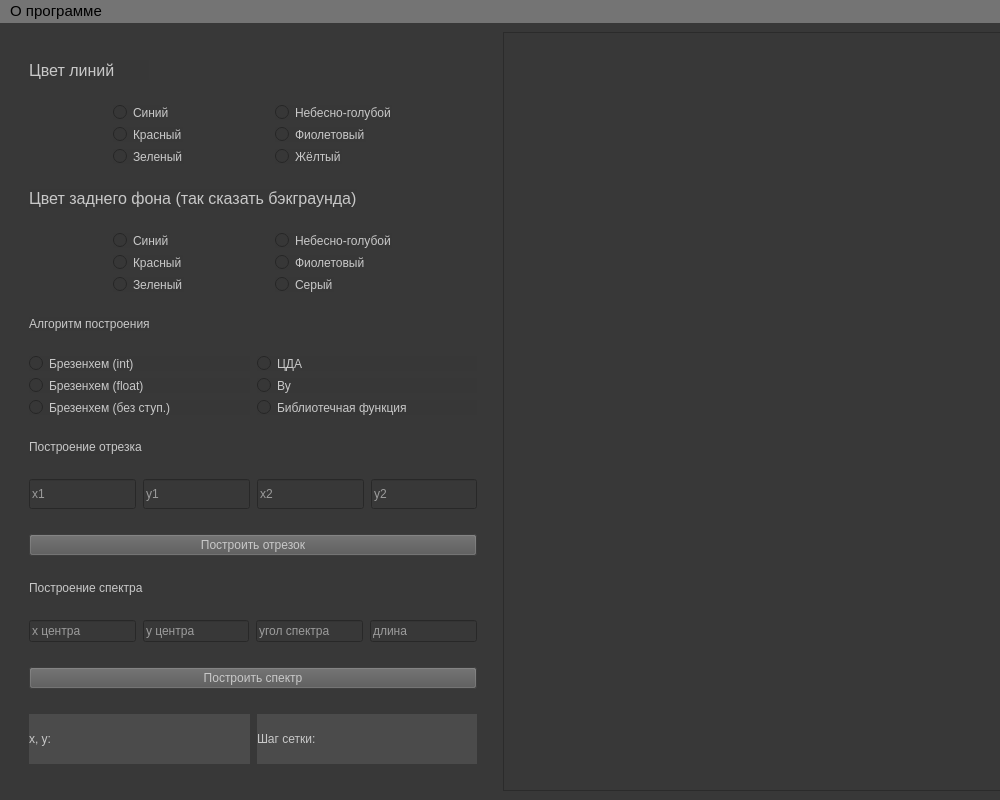
<?xml version="1.0" encoding="UTF-8"?>
<ui version="4.0">
 <class>MainWindow</class>
 <widget class="QMainWindow" name="MainWindow">
  <property name="enabled">
   <bool>true</bool>
  </property>
  <property name="geometry">
   <rect>
    <x>0</x>
    <y>0</y>
    <width>1000</width>
    <height>800</height>
   </rect>
  </property>
  <property name="sizePolicy">
   <sizepolicy hsizetype="Fixed" vsizetype="Fixed">
    <horstretch>0</horstretch>
    <verstretch>0</verstretch>
   </sizepolicy>
  </property>
  <property name="minimumSize">
   <size>
    <width>1000</width>
    <height>800</height>
   </size>
  </property>
  <property name="font">
   <font>
    <family>Arial</family>
    <pointsize>11</pointsize>
    <bold>false</bold>
   </font>
  </property>
  <property name="windowTitle">
   <string>lab_03</string>
  </property>
  <property name="autoFillBackground">
   <bool>false</bool>
  </property>
  <property name="styleSheet">
   <string notr="true">background-color: rgb(56, 56, 56);</string>
  </property>
  <widget class="QWidget" name="centralwidget">
   <property name="sizePolicy">
    <sizepolicy hsizetype="Expanding" vsizetype="Expanding">
     <horstretch>0</horstretch>
     <verstretch>0</verstretch>
    </sizepolicy>
   </property>
   <layout class="QGridLayout" name="gridLayout">
    <item row="0" column="1">
     <widget class="QGraphicsView" name="graphicsView">
      <property name="sizePolicy">
       <sizepolicy hsizetype="Expanding" vsizetype="Expanding">
        <horstretch>100</horstretch>
        <verstretch>100</verstretch>
       </sizepolicy>
      </property>
      <property name="minimumSize">
       <size>
        <width>600</width>
        <height>0</height>
       </size>
      </property>
      <property name="maximumSize">
       <size>
        <width>1600</width>
        <height>900</height>
       </size>
      </property>
     </widget>
    </item>
    <item row="0" column="0">
     <layout class="QVBoxLayout" name="verticalLayout" stretch="0,0,0,0,0,0,0,0,0,0,0,0,0">
      <property name="spacing">
       <number>7</number>
      </property>
      <property name="leftMargin">
       <number>20</number>
      </property>
      <property name="topMargin">
       <number>10</number>
      </property>
      <property name="rightMargin">
       <number>20</number>
      </property>
      <property name="bottomMargin">
       <number>0</number>
      </property>
      <item>
       <widget class="QLabel" name="line_color_label">
        <property name="sizePolicy">
         <sizepolicy hsizetype="Fixed" vsizetype="Fixed">
          <horstretch>0</horstretch>
          <verstretch>0</verstretch>
         </sizepolicy>
        </property>
        <property name="maximumSize">
         <size>
          <width>120</width>
          <height>20</height>
         </size>
        </property>
        <property name="font">
         <font>
          <family>Segoe UI</family>
          <pointsize>12</pointsize>
          <italic>false</italic>
          <bold>false</bold>
         </font>
        </property>
        <property name="styleSheet">
         <string notr="true">color: rgb(200, 200, 200);
font: 12pt &quot;Segoe UI&quot;;
border-color: rgb(131, 131, 131);
gridline-color: rgb(95, 95, 95);
background-color: rgb(55, 55, 55);</string>
        </property>
        <property name="text">
         <string>Цвет линий</string>
        </property>
       </widget>
      </item>
      <item>
       <layout class="QVBoxLayout" name="verticalLayout_2">
        <item>
         <layout class="QHBoxLayout" name="horizontalLayout_2">
          <item>
           <layout class="QVBoxLayout" name="verticalLayout_4">
            <item>
             <widget class="QRadioButton" name="blue_line_rbutton">
              <property name="sizePolicy">
               <sizepolicy hsizetype="Fixed" vsizetype="Fixed">
                <horstretch>0</horstretch>
                <verstretch>0</verstretch>
               </sizepolicy>
              </property>
              <property name="styleSheet">
               <string notr="true">color: rgb(200, 200, 200);
font: 11pt &quot;Segoe UI&quot;;
border-color: rgb(131, 131, 131);
gridline-color: rgb(95, 95, 95);
background-color: rgb(55, 55, 55);</string>
              </property>
              <property name="text">
               <string>Синий</string>
              </property>
             </widget>
            </item>
            <item>
             <widget class="QRadioButton" name="red_line_rbutton">
              <property name="sizePolicy">
               <sizepolicy hsizetype="Fixed" vsizetype="Fixed">
                <horstretch>0</horstretch>
                <verstretch>0</verstretch>
               </sizepolicy>
              </property>
              <property name="styleSheet">
               <string notr="true">color: rgb(200, 200, 200);
border-color: rgb(131, 131, 131);
gridline-color: rgb(95, 95, 95);
background-color: rgb(55, 55, 55);
font: 11pt &quot;Segoe UI&quot;;</string>
              </property>
              <property name="text">
               <string>Красный</string>
              </property>
             </widget>
            </item>
            <item>
             <widget class="QRadioButton" name="green_line_rbutton">
              <property name="sizePolicy">
               <sizepolicy hsizetype="Fixed" vsizetype="Fixed">
                <horstretch>0</horstretch>
                <verstretch>0</verstretch>
               </sizepolicy>
              </property>
              <property name="styleSheet">
               <string notr="true">color: rgb(200, 200, 200);
border-color: rgb(131, 131, 131);
gridline-color: rgb(95, 95, 95);
background-color: rgb(55, 55, 55);
font: 11pt &quot;Segoe UI&quot;;</string>
              </property>
              <property name="text">
               <string>Зеленый</string>
              </property>
             </widget>
            </item>
           </layout>
          </item>
          <item>
           <layout class="QVBoxLayout" name="verticalLayout_3">
            <item>
             <widget class="QRadioButton" name="aqua_line_rbutton">
              <property name="sizePolicy">
               <sizepolicy hsizetype="Fixed" vsizetype="Fixed">
                <horstretch>0</horstretch>
                <verstretch>0</verstretch>
               </sizepolicy>
              </property>
              <property name="styleSheet">
               <string notr="true">color: rgb(200, 200, 200);
border-color: rgb(131, 131, 131);
gridline-color: rgb(95, 95, 95);
background-color: rgb(55, 55, 55);
font: 11pt &quot;Segoe UI&quot;;</string>
              </property>
              <property name="text">
               <string>Небесно-голубой</string>
              </property>
             </widget>
            </item>
            <item>
             <widget class="QRadioButton" name="purple_line_rbutton">
              <property name="sizePolicy">
               <sizepolicy hsizetype="Fixed" vsizetype="Fixed">
                <horstretch>0</horstretch>
                <verstretch>0</verstretch>
               </sizepolicy>
              </property>
              <property name="styleSheet">
               <string notr="true">color: rgb(200, 200, 200);
border-color: rgb(131, 131, 131);
gridline-color: rgb(95, 95, 95);
background-color: rgb(55, 55, 55);
font: 11pt &quot;Segoe UI&quot;;</string>
              </property>
              <property name="text">
               <string>Фиолетовый</string>
              </property>
             </widget>
            </item>
            <item>
             <widget class="QRadioButton" name="yellow_line_rbutton">
              <property name="sizePolicy">
               <sizepolicy hsizetype="Fixed" vsizetype="Fixed">
                <horstretch>0</horstretch>
                <verstretch>0</verstretch>
               </sizepolicy>
              </property>
              <property name="styleSheet">
               <string notr="true">color: rgb(200, 200, 200);
border-color: rgb(131, 131, 131);
gridline-color: rgb(95, 95, 95);
background-color: rgb(55, 55, 55);
font: 11pt &quot;Segoe UI&quot;;
</string>
              </property>
              <property name="text">
               <string>Жёлтый</string>
              </property>
             </widget>
            </item>
           </layout>
          </item>
         </layout>
        </item>
       </layout>
      </item>
      <item>
       <widget class="QLabel" name="bg_color_label">
        <property name="sizePolicy">
         <sizepolicy hsizetype="Fixed" vsizetype="Fixed">
          <horstretch>0</horstretch>
          <verstretch>0</verstretch>
         </sizepolicy>
        </property>
        <property name="font">
         <font>
          <family>Segoe UI</family>
          <pointsize>12</pointsize>
          <italic>false</italic>
          <bold>false</bold>
         </font>
        </property>
        <property name="styleSheet">
         <string notr="true">color: rgb(200, 200, 200);
border-color: rgb(131, 131, 131);
gridline-color: rgb(95, 95, 95);
background-color: rgb(55, 55, 55);
font: 12pt &quot;Segoe UI&quot;;</string>
        </property>
        <property name="text">
         <string>Цвет заднего фона (так сказать бэкграунда)</string>
        </property>
       </widget>
      </item>
      <item>
       <layout class="QHBoxLayout" name="horizontalLayout_4">
        <item>
         <layout class="QVBoxLayout" name="verticalLayout_5">
          <item>
           <widget class="QRadioButton" name="blue_bg_rbutton">
            <property name="sizePolicy">
             <sizepolicy hsizetype="Fixed" vsizetype="Fixed">
              <horstretch>0</horstretch>
              <verstretch>0</verstretch>
             </sizepolicy>
            </property>
            <property name="styleSheet">
             <string notr="true">color: rgb(200, 200, 200);
border-color: rgb(131, 131, 131);
gridline-color: rgb(95, 95, 95);
background-color: rgb(55, 55, 55);
font: 11pt &quot;Segoe UI&quot;;</string>
            </property>
            <property name="text">
             <string>Синий</string>
            </property>
           </widget>
          </item>
          <item>
           <widget class="QRadioButton" name="red_bg_rbutton">
            <property name="sizePolicy">
             <sizepolicy hsizetype="Fixed" vsizetype="Fixed">
              <horstretch>0</horstretch>
              <verstretch>0</verstretch>
             </sizepolicy>
            </property>
            <property name="styleSheet">
             <string notr="true">color: rgb(200, 200, 200);
border-color: rgb(131, 131, 131);
gridline-color: rgb(95, 95, 95);
background-color: rgb(55, 55, 55);
font: 11pt &quot;Segoe UI&quot;;</string>
            </property>
            <property name="text">
             <string>Красный</string>
            </property>
           </widget>
          </item>
          <item>
           <widget class="QRadioButton" name="green_bg_rbutton">
            <property name="sizePolicy">
             <sizepolicy hsizetype="Fixed" vsizetype="Fixed">
              <horstretch>0</horstretch>
              <verstretch>0</verstretch>
             </sizepolicy>
            </property>
            <property name="styleSheet">
             <string notr="true">color: rgb(200, 200, 200);
border-color: rgb(131, 131, 131);
gridline-color: rgb(95, 95, 95);
background-color: rgb(55, 55, 55);
font: 11pt &quot;Segoe UI&quot;;</string>
            </property>
            <property name="text">
             <string>Зеленый</string>
            </property>
           </widget>
          </item>
         </layout>
        </item>
        <item>
         <layout class="QVBoxLayout" name="verticalLayout_6">
          <item>
           <widget class="QRadioButton" name="aqua_bg_rbutton">
            <property name="sizePolicy">
             <sizepolicy hsizetype="Fixed" vsizetype="Fixed">
              <horstretch>0</horstretch>
              <verstretch>0</verstretch>
             </sizepolicy>
            </property>
            <property name="styleSheet">
             <string notr="true">color: rgb(200, 200, 200);
border-color: rgb(131, 131, 131);
gridline-color: rgb(95, 95, 95);
background-color: rgb(55, 55, 55);
font: 11pt &quot;Segoe UI&quot;;</string>
            </property>
            <property name="text">
             <string>Небесно-голубой</string>
            </property>
           </widget>
          </item>
          <item>
           <widget class="QRadioButton" name="purple_bg_rbutton">
            <property name="sizePolicy">
             <sizepolicy hsizetype="Fixed" vsizetype="Fixed">
              <horstretch>0</horstretch>
              <verstretch>0</verstretch>
             </sizepolicy>
            </property>
            <property name="styleSheet">
             <string notr="true">color: rgb(200, 200, 200);
border-color: rgb(131, 131, 131);
gridline-color: rgb(95, 95, 95);
background-color: rgb(55, 55, 55);
font: 11pt &quot;Segoe UI&quot;;</string>
            </property>
            <property name="text">
             <string>Фиолетовый</string>
            </property>
           </widget>
          </item>
          <item>
           <widget class="QRadioButton" name="gray_bg_rbutton">
            <property name="sizePolicy">
             <sizepolicy hsizetype="Fixed" vsizetype="Fixed">
              <horstretch>0</horstretch>
              <verstretch>0</verstretch>
             </sizepolicy>
            </property>
            <property name="styleSheet">
             <string notr="true">color: rgb(200, 200, 200);
border-color: rgb(131, 131, 131);
gridline-color: rgb(95, 95, 95);
background-color: rgb(55, 55, 55);
font: 11pt &quot;Segoe UI&quot;;</string>
            </property>
            <property name="text">
             <string>Серый</string>
            </property>
           </widget>
          </item>
         </layout>
        </item>
       </layout>
      </item>
      <item>
       <widget class="QLabel" name="rotate_label">
        <property name="sizePolicy">
         <sizepolicy hsizetype="Fixed" vsizetype="Fixed">
          <horstretch>0</horstretch>
          <verstretch>0</verstretch>
         </sizepolicy>
        </property>
        <property name="styleSheet">
         <string notr="true">color: rgb(200, 200, 200);
border-color: rgb(131, 131, 131);
gridline-color: rgb(95, 95, 95);
background-color: rgb(55, 55, 55);
font: 12pt &quot;Segoe UI&quot;;</string>
        </property>
        <property name="text">
         <string>Алгоритм построения</string>
        </property>
       </widget>
      </item>
      <item>
       <layout class="QHBoxLayout" name="horizontalLayout_6">
        <item>
         <layout class="QVBoxLayout" name="verticalLayout_8">
          <item>
           <widget class="QRadioButton" name="brezenhem_int_rbutton">
            <property name="styleSheet">
             <string notr="true">color: rgb(200, 200, 200);
border-color: rgb(131, 131, 131);
gridline-color: rgb(95, 95, 95);
background-color: rgb(55, 55, 55);
font: 11pt &quot;Segoe UI&quot;;
</string>
            </property>
            <property name="text">
             <string>Брезенхем (int)</string>
            </property>
           </widget>
          </item>
          <item>
           <widget class="QRadioButton" name="brezenhem_float_rbutton">
            <property name="styleSheet">
             <string notr="true">color: rgb(200, 200, 200);
border-color: rgb(131, 131, 131);
gridline-color: rgb(95, 95, 95);
background-color: rgb(55, 55, 55);
font: 11pt &quot;Segoe UI&quot;;</string>
            </property>
            <property name="text">
             <string>Брезенхем (float)</string>
            </property>
           </widget>
          </item>
          <item>
           <widget class="QRadioButton" name="brezenhem_st_rbutton">
            <property name="styleSheet">
             <string notr="true">color: rgb(200, 200, 200);
border-color: rgb(131, 131, 131);
gridline-color: rgb(95, 95, 95);
background-color: rgb(55, 55, 55);
font: 11pt &quot;Segoe UI&quot;;</string>
            </property>
            <property name="text">
             <string>Брезенхем (без ступ.)</string>
            </property>
           </widget>
          </item>
         </layout>
        </item>
        <item>
         <layout class="QVBoxLayout" name="verticalLayout_7">
          <item>
           <widget class="QRadioButton" name="cda_alg_rbutton">
            <property name="styleSheet">
             <string notr="true">color: rgb(200, 200, 200);
border-color: rgb(131, 131, 131);
gridline-color: rgb(95, 95, 95);
background-color: rgb(55, 55, 55);
font: 11pt &quot;Segoe UI&quot;;</string>
            </property>
            <property name="text">
             <string>ЦДА</string>
            </property>
           </widget>
          </item>
          <item>
           <widget class="QRadioButton" name="vu_alg_rbutton">
            <property name="styleSheet">
             <string notr="true">color: rgb(200, 200, 200);
border-color: rgb(131, 131, 131);
gridline-color: rgb(95, 95, 95);
background-color: rgb(55, 55, 55);
font: 11pt &quot;Segoe UI&quot;;</string>
            </property>
            <property name="text">
             <string>Ву</string>
            </property>
           </widget>
          </item>
          <item>
           <widget class="QRadioButton" name="bibl_alg_rbutton">
            <property name="styleSheet">
             <string notr="true">color: rgb(200, 200, 200);
border-color: rgb(131, 131, 131);
gridline-color: rgb(95, 95, 95);
background-color: rgb(55, 55, 55);
font: 11pt &quot;Segoe UI&quot;;</string>
            </property>
            <property name="text">
             <string>Библиотечная функция</string>
            </property>
           </widget>
          </item>
         </layout>
        </item>
       </layout>
      </item>
      <item>
       <widget class="QLabel" name="params_label">
        <property name="sizePolicy">
         <sizepolicy hsizetype="Fixed" vsizetype="Fixed">
          <horstretch>0</horstretch>
          <verstretch>0</verstretch>
         </sizepolicy>
        </property>
        <property name="styleSheet">
         <string notr="true">color: rgb(200, 200, 200);
border-color: rgb(131, 131, 131);
gridline-color: rgb(95, 95, 95);
background-color: rgb(55, 55, 55);
font: 10pt &quot;Segoe UI&quot;;</string>
        </property>
        <property name="text">
         <string>Построение отрезка</string>
        </property>
       </widget>
      </item>
      <item>
       <layout class="QHBoxLayout" name="horizontalLayout_11">
        <item>
         <widget class="QLineEdit" name="set_x1">
          <property name="sizePolicy">
           <sizepolicy hsizetype="Fixed" vsizetype="Fixed">
            <horstretch>0</horstretch>
            <verstretch>0</verstretch>
           </sizepolicy>
          </property>
          <property name="maximumSize">
           <size>
            <width>130</width>
            <height>30</height>
           </size>
          </property>
          <property name="styleSheet">
           <string notr="true">border-color: rgb(255, 255, 255);
color: rgb(255, 255, 255);
font: 10pt &quot;Segoe UI&quot;;</string>
          </property>
          <property name="placeholderText">
           <string>x1</string>
          </property>
         </widget>
        </item>
        <item>
         <widget class="QLineEdit" name="set_y1">
          <property name="sizePolicy">
           <sizepolicy hsizetype="Fixed" vsizetype="Fixed">
            <horstretch>0</horstretch>
            <verstretch>0</verstretch>
           </sizepolicy>
          </property>
          <property name="maximumSize">
           <size>
            <width>130</width>
            <height>30</height>
           </size>
          </property>
          <property name="styleSheet">
           <string notr="true">border-color: rgb(255, 255, 255);
color: rgb(255, 255, 255);
font: 10pt &quot;Segoe UI&quot;;</string>
          </property>
          <property name="placeholderText">
           <string>y1</string>
          </property>
         </widget>
        </item>
        <item>
         <widget class="QLineEdit" name="set_x2">
          <property name="sizePolicy">
           <sizepolicy hsizetype="Fixed" vsizetype="Fixed">
            <horstretch>0</horstretch>
            <verstretch>0</verstretch>
           </sizepolicy>
          </property>
          <property name="maximumSize">
           <size>
            <width>130</width>
            <height>30</height>
           </size>
          </property>
          <property name="styleSheet">
           <string notr="true">border-color: rgb(255, 255, 255);
color: rgb(255, 255, 255);
font: 10pt &quot;Segoe UI&quot;;</string>
          </property>
          <property name="placeholderText">
           <string>x2</string>
          </property>
         </widget>
        </item>
        <item>
         <widget class="QLineEdit" name="set_y2">
          <property name="sizePolicy">
           <sizepolicy hsizetype="Fixed" vsizetype="Fixed">
            <horstretch>0</horstretch>
            <verstretch>0</verstretch>
           </sizepolicy>
          </property>
          <property name="maximumSize">
           <size>
            <width>130</width>
            <height>30</height>
           </size>
          </property>
          <property name="styleSheet">
           <string notr="true">border-color: rgb(255, 255, 255);
color: rgb(255, 255, 255);
font: 10pt &quot;Segoe UI&quot;;</string>
          </property>
          <property name="placeholderText">
           <string>y2</string>
          </property>
         </widget>
        </item>
       </layout>
      </item>
      <item>
       <widget class="QPushButton" name="draw_segment_button">
        <property name="sizePolicy">
         <sizepolicy hsizetype="Fixed" vsizetype="Fixed">
          <horstretch>0</horstretch>
          <verstretch>0</verstretch>
         </sizepolicy>
        </property>
        <property name="maximumSize">
         <size>
          <width>650</width>
          <height>16777215</height>
         </size>
        </property>
        <property name="styleSheet">
         <string notr="true">color: rgb(200, 200, 200);
font: 10pt &quot;Segoe UI&quot;;
background-color: rgb(86, 86, 86);</string>
        </property>
        <property name="text">
         <string>Построить отрезок</string>
        </property>
       </widget>
      </item>
      <item>
       <widget class="QLabel" name="draw_spektr_label">
        <property name="sizePolicy">
         <sizepolicy hsizetype="Fixed" vsizetype="Fixed">
          <horstretch>0</horstretch>
          <verstretch>0</verstretch>
         </sizepolicy>
        </property>
        <property name="styleSheet">
         <string notr="true">color: rgb(200, 200, 200);
border-color: rgb(131, 131, 131);
gridline-color: rgb(95, 95, 95);
background-color: rgb(55, 55, 55);
font: 10pt &quot;Segoe UI&quot;;
</string>
        </property>
        <property name="text">
         <string>Построение спектра</string>
        </property>
       </widget>
      </item>
      <item>
       <layout class="QHBoxLayout" name="horizontalLayout_3">
        <item>
         <widget class="QLineEdit" name="set_xc">
          <property name="styleSheet">
           <string notr="true">border-color: rgb(255, 255, 255);
color: rgb(255, 255, 255);
font: 10pt &quot;Segoe UI&quot;;</string>
          </property>
          <property name="placeholderText">
           <string>x центра</string>
          </property>
         </widget>
        </item>
        <item>
         <widget class="QLineEdit" name="set_yc">
          <property name="styleSheet">
           <string notr="true">border-color: rgb(255, 255, 255);
color: rgb(255, 255, 255);
font: 10pt &quot;Segoe UI&quot;;</string>
          </property>
          <property name="placeholderText">
           <string>y центра</string>
          </property>
         </widget>
        </item>
        <item>
         <widget class="QLineEdit" name="set_angle">
          <property name="styleSheet">
           <string notr="true">border-color: rgb(255, 255, 255);
color: rgb(255, 255, 255);
font: 10pt &quot;Segoe UI&quot;;</string>
          </property>
          <property name="placeholderText">
           <string>угол спектра</string>
          </property>
         </widget>
        </item>
        <item>
         <widget class="QLineEdit" name="set_length">
          <property name="styleSheet">
           <string notr="true">border-color: rgb(255, 255, 255);
color: rgb(255, 255, 255);
font: 10pt &quot;Segoe UI&quot;;</string>
          </property>
          <property name="placeholderText">
           <string>длина</string>
          </property>
         </widget>
        </item>
       </layout>
      </item>
      <item>
       <widget class="QPushButton" name="draw_spektr_button">
        <property name="styleSheet">
         <string notr="true">color: rgb(200, 200, 200);
font: 10pt &quot;Segoe UI&quot;;
background-color: rgb(86, 86, 86);</string>
        </property>
        <property name="text">
         <string>Построить спектр</string>
        </property>
       </widget>
      </item>
      <item>
       <layout class="QHBoxLayout" name="horizontalLayout">
        <item>
         <widget class="QLabel" name="current_coords_label">
          <property name="sizePolicy">
           <sizepolicy hsizetype="Fixed" vsizetype="Fixed">
            <horstretch>0</horstretch>
            <verstretch>0</verstretch>
           </sizepolicy>
          </property>
          <property name="maximumSize">
           <size>
            <width>300</width>
            <height>50</height>
           </size>
          </property>
          <property name="styleSheet">
           <string notr="true">color: rgb(200, 200, 200);
font: 10pt &quot;Segoe UI&quot;;
border-color: rgb(255, 255, 255);
background-color: rgb(75, 75, 75);</string>
          </property>
          <property name="text">
           <string>x, y:</string>
          </property>
         </widget>
        </item>
        <item>
         <widget class="QLabel" name="current_grid_label">
          <property name="sizePolicy">
           <sizepolicy hsizetype="Fixed" vsizetype="Fixed">
            <horstretch>0</horstretch>
            <verstretch>0</verstretch>
           </sizepolicy>
          </property>
          <property name="maximumSize">
           <size>
            <width>300</width>
            <height>50</height>
           </size>
          </property>
          <property name="styleSheet">
           <string notr="true">color: rgb(200, 200, 200);
font: 10pt &quot;Segoe UI&quot;;
border-color: rgb(255, 255, 255);
background-color: rgb(75, 75, 75);</string>
          </property>
          <property name="text">
           <string>Шаг сетки:</string>
          </property>
         </widget>
        </item>
       </layout>
      </item>
     </layout>
    </item>
   </layout>
  </widget>
  <widget class="QMenuBar" name="menubar">
   <property name="geometry">
    <rect>
     <x>0</x>
     <y>0</y>
     <width>1000</width>
     <height>29</height>
    </rect>
   </property>
   <property name="sizePolicy">
    <sizepolicy hsizetype="Fixed" vsizetype="Fixed">
     <horstretch>0</horstretch>
     <verstretch>0</verstretch>
    </sizepolicy>
   </property>
   <property name="font">
    <font>
     <pointsize>11</pointsize>
    </font>
   </property>
   <property name="styleSheet">
    <string notr="true">background-color: rgb(116, 116, 116);</string>
   </property>
   <widget class="QMenu" name="about_menu">
    <property name="title">
     <string>О программе</string>
    </property>
    <addaction name="about_author"/>
    <addaction name="about_task"/>
    <addaction name="instruction"/>
   </widget>
   <addaction name="about_menu"/>
  </widget>
  <action name="about_author">
   <property name="text">
    <string>Об авторе</string>
   </property>
   <property name="font">
    <font>
     <pointsize>11</pointsize>
    </font>
   </property>
  </action>
  <action name="about_task">
   <property name="text">
    <string>Условие</string>
   </property>
   <property name="font">
    <font>
     <pointsize>11</pointsize>
    </font>
   </property>
  </action>
  <action name="instruction">
   <property name="text">
    <string>Возможности программы</string>
   </property>
   <property name="font">
    <font>
     <pointsize>10</pointsize>
    </font>
   </property>
  </action>
 </widget>
 <resources/>
 <connections/>
</ui>
